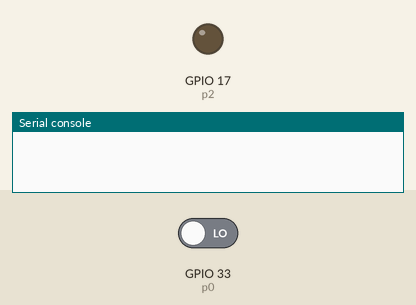
Simulated run of this program. Board: ESP32 board running MicroPython. Parts: output pins drawn as LEDs (lit = HIGH), the last lines printed to the serial console. The inputs (shaded band) are chosen by the test bench; at power-on: GPIO 33 (p0) LOW.

Above: at 1.2 s.
1.3 s: GPIO 33 (p0) driven HIGH
At 2.1 s:
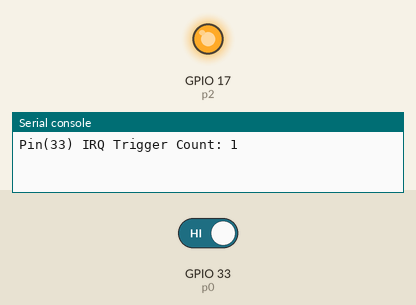
Timing chart, 0 to 12.8 s (numbered marks = the images above; inputs shaded):
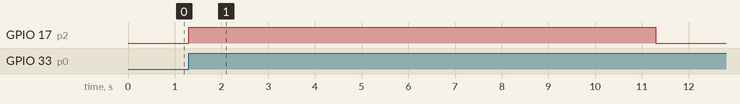

Measured:
- after the input at 1.3 s, GPIO 17 (p2): LOW → HIGH at once, → LOW 10.0 s later

The program:

5.DelayIrda.py
```python
#測試 5 : PIR 持續觸發使 LED 延遲熄滅

from machine import Pin
import time
p0=Pin(33, Pin.IN)
p2=Pin(17, Pin.OUT)
state=0
triggerCount=0       #觸發次數紀錄器 (最高次數為 triggerLimit 所規範)
triggerLimit=5        #觸發次數紀錄器上限值
highDelay=10.0      #點亮 LED 之秒數

def int0(p):                         #中斷處理函數  (必須傳入一個參數 : IRQ 腳位)
    global state                    #取用全域變數
    global triggerCount       #取用全域變數
    global triggerLimit        #取用全域變數
    state=1                           #LED 點亮狀態
    if triggerCount < triggerLimit:        #觸發次數紀錄器低於上限就增量
        triggerCount=triggerCount + 1
    print(p,"IRQ Trigger Count:",triggerCount)

p0.irq(trigger=Pin.IRQ_RISING, handler=int0)     #設定 GPIO 0 為上升緣觸發 IRQ 中斷

while True:
    if state==1:                         #LED 點亮狀態
        p2.value(1)                     #點亮 LED
        time.sleep(highDelay)    #暫停秒數
        triggerCount=triggerCount - 1        #觸發紀錄器減量
        print("Trigger Count:", triggerCount)
        if triggerCount <= 0:                       #觸發紀錄器歸零時熄滅 LED
            state=0
    else:
        p2.value(0)                      #熄滅 LED
```
